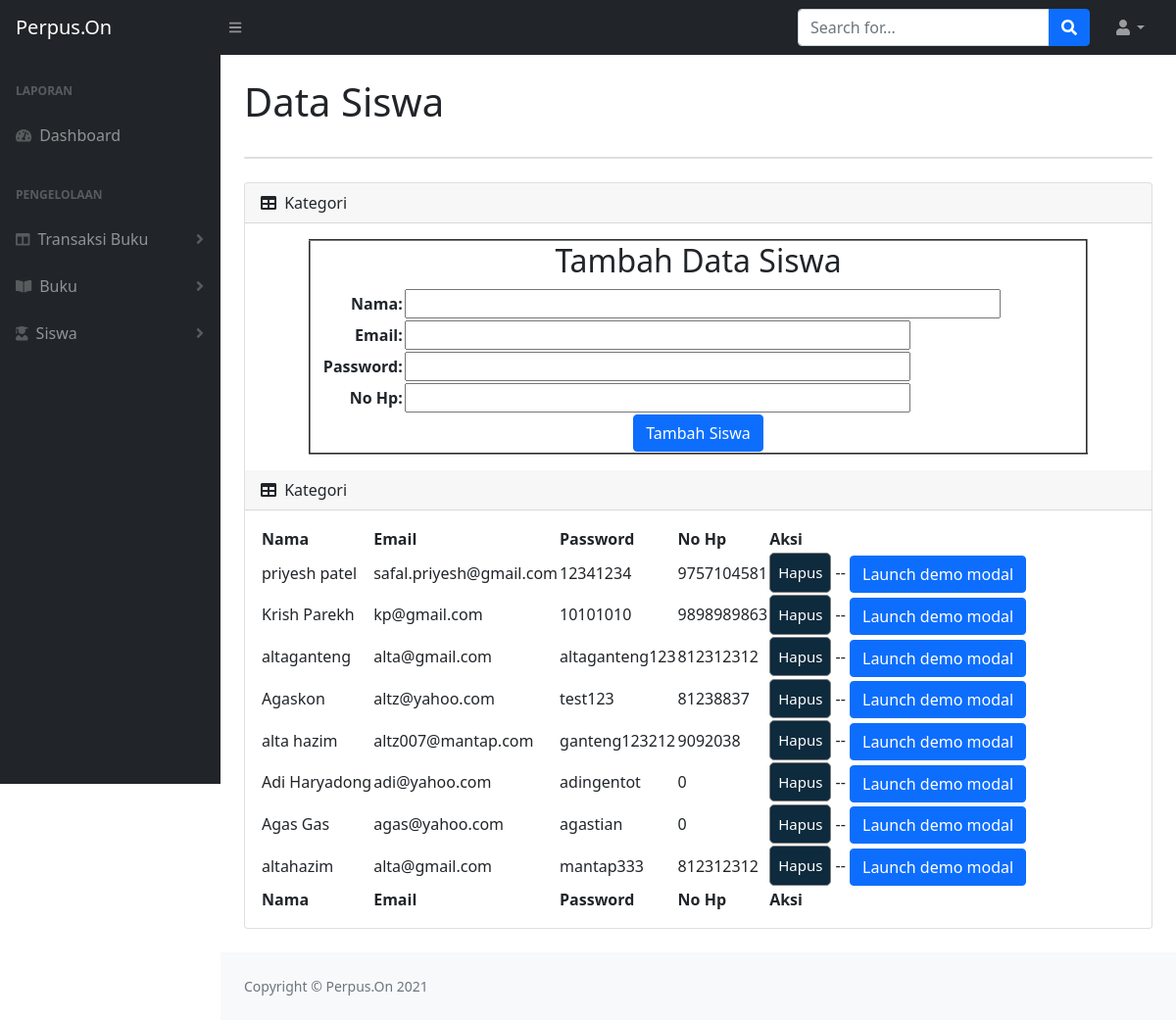
/Admin/dataSiswa.php, run on an earlier commit of the app's database.
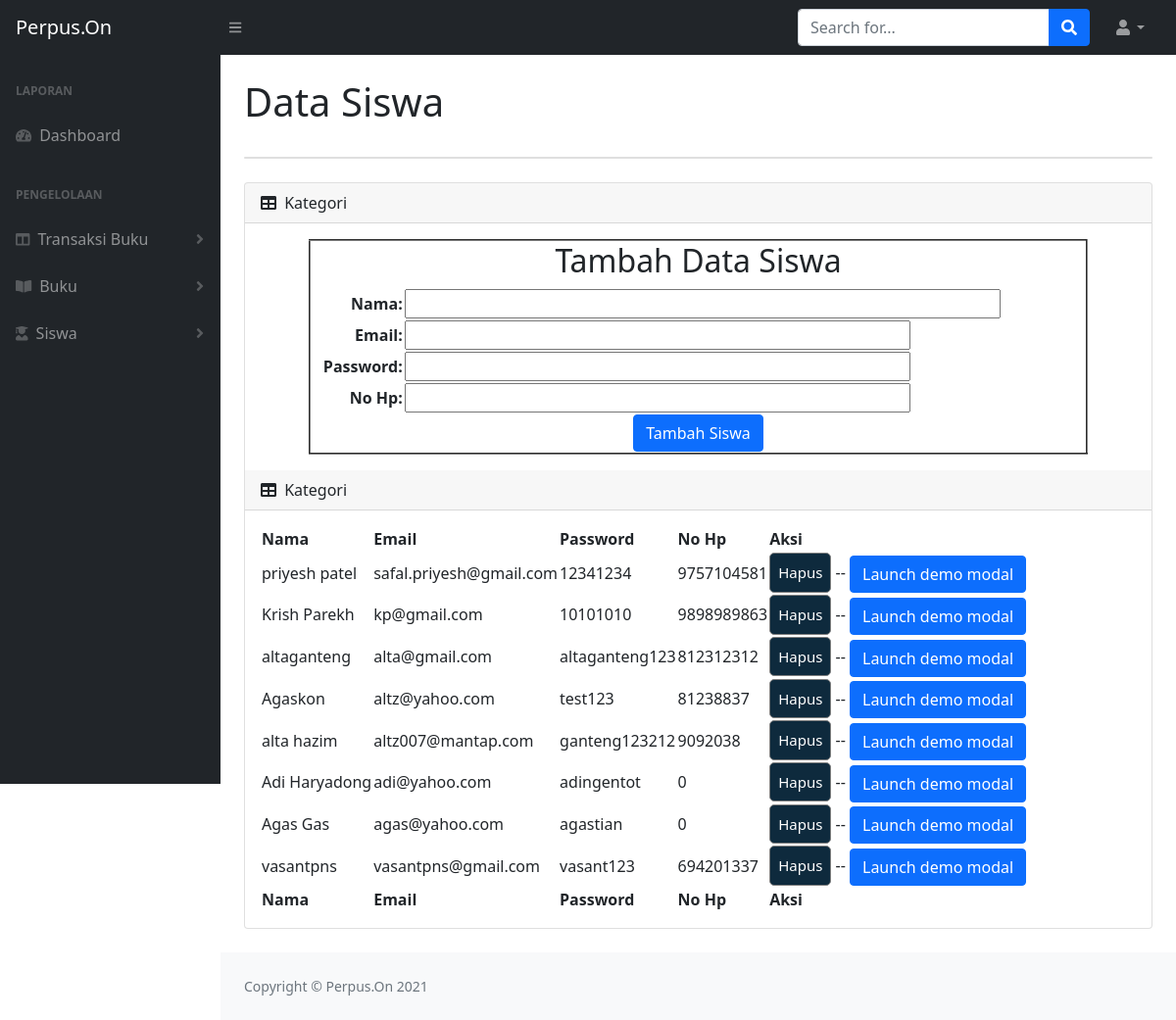
And on a later commit of the database.
### tables this page shows
CREATE TABLE `customer` (
  `cust_id` int(200) NOT NULL,
  `cust_ip` varchar(255) NOT NULL,
  `name` varchar(255) NOT NULL,
  `email` varchar(50) NOT NULL,
  `password` varchar(80) NOT NULL,
  `phone` bigint(10) NOT NULL
);

### Admin/dataSiswa.php (the view, shortened to what this page needs)
<!DOCTYPE html>
<?php
include("conf/db.php");
?>
<html lang="en">
    <head>
        <link href="https://cdn.jsdelivr.net/npm/simple-datatables@latest/dist/style.css" rel="stylesheet" />
        <link href="css/styles.css" rel="stylesheet" />
    </head>
    <body class="sb-nav-fixed">
        <nav class="sb-topnav navbar navbar-expand navbar-dark bg-dark">
            <a class="navbar-brand ps-3" href="index.html">Perpus.On</a>
            <button class="btn btn-link btn-sm order-1 order-lg-0 me-4 me-lg-0" id="sidebarToggle" href="#!"><i class="fas fa-bars"></i></button>
            <form class="d-none d-md-inline-block form-inline ms-auto me-0 me-md-3 my-2 my-md-0">
                <div class="input-group">
                    <input class="form-control" type="text" placeholder="Search for..." aria-label="Search for..." aria-describedby="btnNavbarSearch" />
                    <button class="btn btn-primary" id="btnNavbarSearch" type="button"><i class="fas fa-search"></i></button>
                </div>
            </form>
            <ul class="navbar-nav ms-auto ms-md-0 me-3 me-lg-4">
                <li class="nav-item dropdown">
                    <a class="nav-link dropdown-toggle" id="navbarDropdown" href="#" role="button" data-bs-toggle="dropdown" aria-expanded="false"><i class="fas fa-user fa-fw"></i></a>
                </li>
            </ul>
        </nav>
        <div id="layoutSidenav">
            <div id="layoutSidenav_nav">
                <nav class="sb-sidenav accordion sb-sidenav-dark" id="sidenavAccordion">
                    <div class="sb-sidenav-menu">
                        <div class="nav">
                            <div class="sb-sidenav-menu-heading">Laporan</div>
                            <a class="nav-link" href="index.html">
                                <div class="sb-nav-link-icon"><i class="fas fa-tachometer-alt"></i></div>
                                Dashboard
                            </a>
                            <div class="sb-sidenav-menu-heading">Pengelolaan</div>
                            <a class="nav-link collapsed" href="#" data-bs-toggle="collapse" data-bs-target="#collapseLayouts" aria-expanded="false" aria-controls="collapseLayouts">
                                <div class="sb-nav-link-icon"><i class="fas fa-columns"></i></div>
                                Transaksi Buku
                                <div class="sb-sidenav-collapse-arrow"><i class="fas fa-angle-down"></i></div>
                            </a>
                            <a class="nav-link collapsed" href="#" data-bs-toggle="collapse" data-bs-target="#collapsePages" aria-expanded="false" aria-controls="collapsePages">
                                <div class="sb-nav-link-icon"><i class="fas fa-book-open"></i></div>
                                Buku
                                <div class="sb-sidenav-collapse-arrow"><i class="fas fa-angle-down"></i></div>
                            </a>
                            <a class="nav-link collapsed" href="#" data-bs-toggle="collapse" data-bs-target="#collapseSiswa" aria-expanded="false" aria-controls="collapseSiswa">
                                <div class="sb-nav-link-icon"><i class="fas fa-user-graduate"></i></div>
                                Siswa
                                <div class="sb-sidenav-collapse-arrow"><i class="fas fa-angle-down"></i></div>
                            </a>
                    </div>
                </nav>
            </div>
            <div id="layoutSidenav_content">
                <main>
                    <div class="container-fluid px-4">
                        <h1 class="mt-4">Data Siswa</h1>
                        <div class="card mb-4">
                        </div>
                        <div class="card mb-4">
                            <div class="card-header">
                                <i class="fas fa-table me-1"></i>
                                Kategori
                            </div>
                            <div class="card-body">
                                <form action="dataSiswa.php" method="post" enctype="multipart/form-data">
         <table align="center" width="795" border="2" bgcolor="#FFFFFF">
            <tr align="center">
                <td colspan="7"><h2>Tambah Data Siswa</h2></td>
            </tr>
            <tr>
                <td align="right"><b>Nama:</b></td>
                <td><input type="text"  name="namabuku" size="60" required/></td>
            </tr>
            <tr>
                <td align="right"><b>Email:</b></td>
                <td><input type="text"  name="email" size="50" required/></td>
            </tr>
            <tr>
                <td align="right"><b>Password:</b></td>
                <td><input type="text"  name="password" size="50" required/></td>
            </tr>
            <tr>
                <td align="right"><b>No Hp:</b></td>
                <td><input type="text"  name="nope" size="50" required/></td>
            </tr>
            <tr align="center">
                <td colspan="7"><input type="submit" name="input_siswa" class="btn btn-primary" value="Tambah Siswa"/></td>
            </tr>
        </table>
    </form>
</div>
                            <div class="card-header">
                                <i class="fas fa-table me-1"></i>
                                Kategori
                            </div>
                            <div class="card-body">
                                <table id="datatablesSimple">
                                    <thead>
                                        <tr>
                                            <th>Nama</th>
                                            <th>Email</th>
                                            <th>Password</th>
                                            <th>No Hp</th>
                                            <th>Aksi</th>
                                        </tr>
                                    </thead>
                                    <tfoot>
                                        <tr>
                                            <th>Nama</th>
                                            <th>Email</th>
                                            <th>Password</th>
                                            <th>No Hp</th>
                                            <th>Aksi</th>
                                        </tr>
                                    </tfoot>
                                    <tbody>
                                        <?php
                                    $cat = mysqli_query($koneksi, "select * from customer");
                                    while($c = mysqli_fetch_array($cat)){
                                        ?>
                                        <tr>
                                            <td><?php echo $c['name'] ?></td>
                                            <td><?php echo $c['email'] ?></td>
                                            <td><?php echo $c['password'] ?></td>
                                            <td><?php echo $c['phone'] ?></td>
                                            <td>
                                                <a href="hapusiswa.php?id=<?php echo $c['cust_id']; ?>"><button class="tmbl tmbl-masuk">Hapus</button></a> -- <button type="button" class="btn btn-primary" data-toggle="modal" data-target="#exampleModalLong">Launch demo modal</button>
                                            </td>
                                        </tr>
                                        <?php
                                    }
                                    ?>
                                    </tbody>
                                </table>
                            </div>
                        </div>
                    </div>
                </main>
                <footer class="py-4 bg-light mt-auto">
                    <div class="container-fluid px-4">
                        <div class="d-flex align-items-center justify-content-between small">
                            <div class="text-muted">Copyright &copy; Perpus.On 2021</div>
                        </div>
                    </div>
                </footer>
            </div>
        </div>
    </body>
</html>

What changed in the data, as far as the page shows it:
removed customer: name "altahazim", email "alta@gmail.com", password "mantap333", phone "812312312"
added customer: name "vasantpns", email "vasantpns@gmail.com", password "vasant123", phone "694201337"
